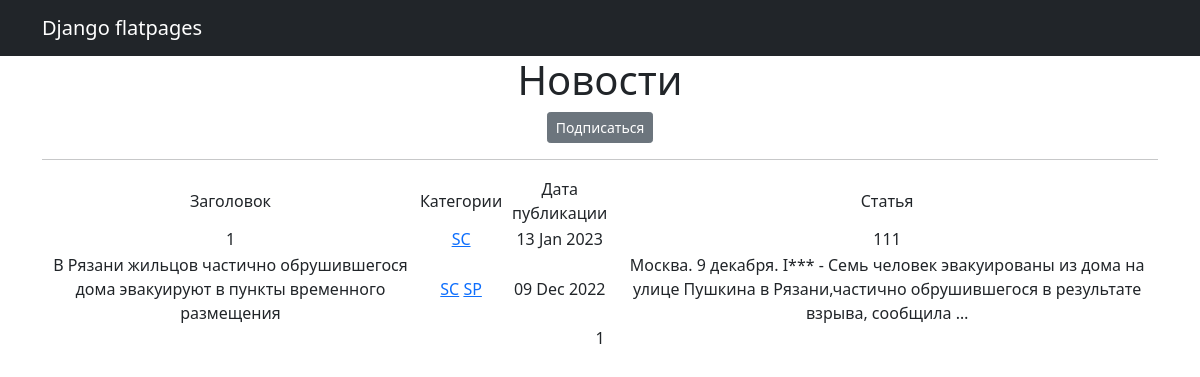
The app's page /categories/1, older data.
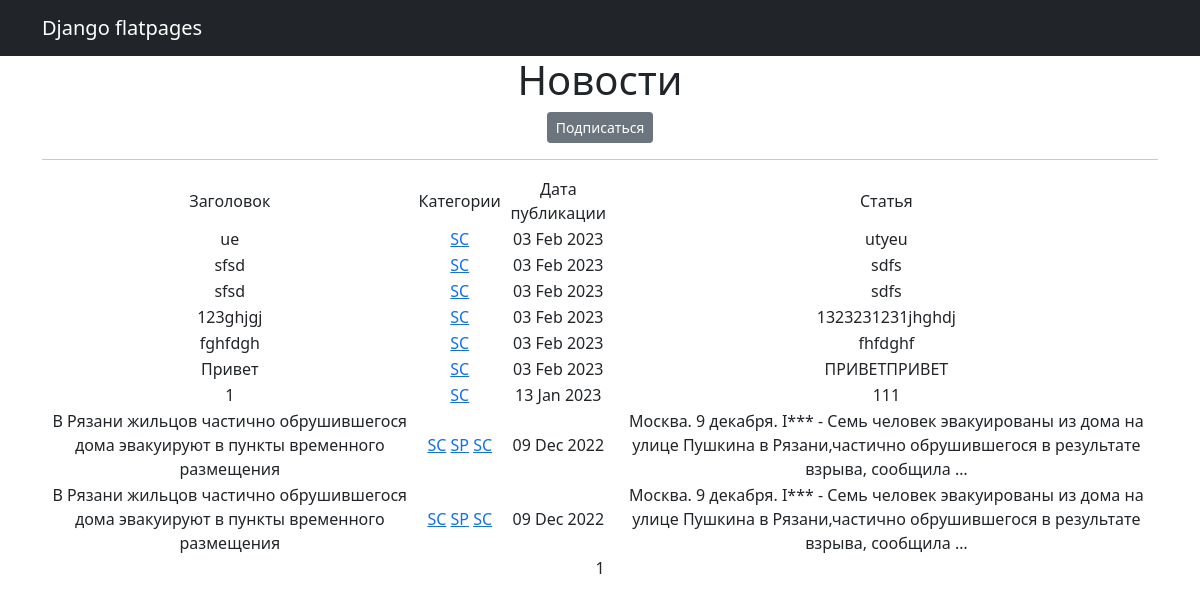
The same page, newer data.
### news/models.py (models this page shows, shortened)
class Post(models.Model):
    author = models.ForeignKey(Author, on_delete=models.CASCADE)
    type_of_post = models.CharField(max_length=2, choices=type_post)
    time_in = models.DateTimeField(auto_now_add=True)
    title = models.CharField(max_length=255)
    text = models.TextField()
    rating_post = models.IntegerField(default=0)
    post_category = models.ManyToManyField(Category, through='PostCategory')
    @property
    def rating(self):
        return self.rating_post

class Category(models.Model):
    name_category = models.CharField(unique=True, max_length=2, choices=category)
    subscribers = models.ManyToManyField(User, blank=True, null=True, related_name='categories')
    def __str__(self):
        return self.name_category

### news/views.py (the view)
# urls.py: path('categories/<int:pk>', CategoryListView.as_view(), name='category_list'),
class CategoryListView(NewsList):
    model = Post
    template_name = 'category_list.html'
    context_object_name = 'category_news_list'
    def get_queryset(self):
        self.category = get_object_or_404(Category, id=self.kwargs['pk'])
        queryset = Post.objects.filter(post_category=self.category).order_by('-time_in')
        return queryset
    def get_context_data(self, **kwargs):
        context = super().get_context_data(**kwargs)
        context['is_not_subscriber'] = self.request.user not in self.category.subscribers.all()
        context['category'] = self.category
        return context

### news/templatetags/custom_filter.py (called while the page is built)
@register.filter()
def censor(value: str) -> str:
    CURRENCY_WORDS = {'INTERFAX.RU':True,
                      'умерших': True
                      }
    try:
        if not isinstance(value, str):
            raise Exception('Error')
        a = value
        for word in list(CURRENCY_WORDS.keys()):
            if word in a:
                a = a.replace(word, f'{word[:1]}***')
            if word.capitalize() in a:
                a = a.replace(word.capitalize(), f'{word[:1].capitalize()}***')
        return a
    except Exception as e:
        print(e)

### templates/category_list.html (shortened to what this page needs)
{% extends 'flatpages/default.html' %}
{% load custom_filter %}
{% block content %}
   <h1>Новости</h1>
        {% if is_not_subscriber %}
            <p class="text-center"><a href="{% url 'subscribe' category.id %}" class="btn btn-secondary btn-sm">Подписаться</a></p>
        {% endif %}
    <hr>
   {% if category_news_list %}
       <table>
           <tr>
               <td>Заголовок</td>
               <td>Категории</td>
               <td>Дата публикации</td>
               <td>Статья</td>
           </tr>
           {% for post in category_news_list %}
           <tr>
               <td>{{ post.title }}</td>
               <td>
                   {% for category in post.post_category.all %}
                        <a href="{% url 'category_list' category.id %}">{{ category }}</a>
                   {% endfor %}
               </td>
               <td>{{ post.time_in|date:'d M Y' }}</td>
               <td>{{ post.text|truncatewords:20|censor }}</td>
           </tr>
           {% endfor %}
       </table>
   {% else %}
       <h2>Новостей нет!</h2>
   {% endif %}
   {{ page_obj.number }}
{% endblock content %}

Row changes from the older to the newer data that the page shows:
added Post: title "ue", time_in "03 Feb 2023", text|censor "utyeu", Category (name_category "SC")
added Post: title "sfsd", time_in "03 Feb 2023", text|censor "sdfs", Category (name_category "SC")
added Post: title "sfsd", time_in "03 Feb 2023", text|censor "sdfs", Category (name_category "SC")
added Post: title "123ghjgj", time_in "03 Feb 2023", text|censor "1323231231jhghdj", Category (name_category "SC")
added Post: title "fghfdgh", time_in "03 Feb 2023", text|censor "fhfdghf", Category (name_category "SC")
added Post: title "Привет", time_in "03 Feb 2023", text|censor "ПРИВЕТПРИВЕТ", Category (name_category "SC")
now on one of the page's lists (row unchanged): Post: title "В Рязани жильцов частично обрушившегося дома эвакуируют в пункты временного размещения", time_in "09 Dec 2022", text|censor "Москва. 9 декабря. I*** - Семь человек эвакуированы из дома на улице Пушкина в Рязани,частично обрушившегося в результате взрыва, сообщила …"
changed Post "09 Dec 2022": gains Category (name_category "SC"); gains Category (name_category "SP")
